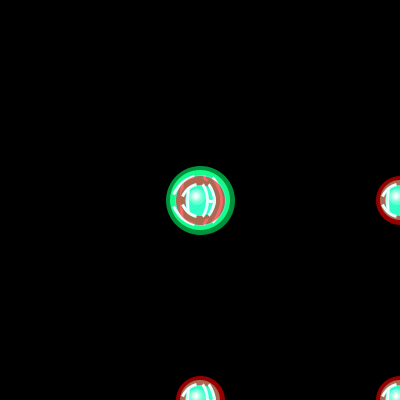
Frame 1 (no input)
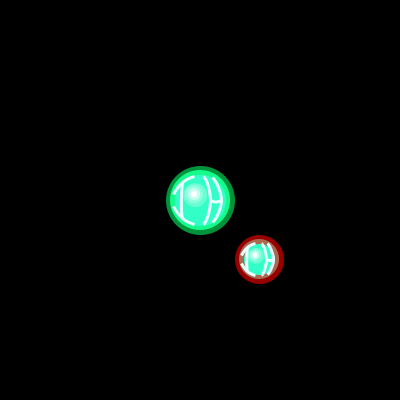
Frame 60 (the mouse pressed at the canvas centre just before this capture)
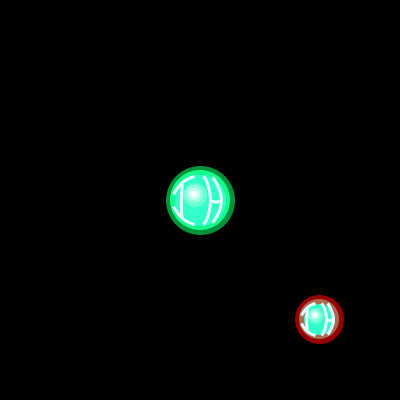
Frame 120 (the mouse held since frame 60 and released just before this capture)

The Processing sketch that drew these frames (run headless with seeded random() and noise(); from frame 60 on, the mouse is pressed at the canvas centre):

// Processing sketch: processing_70910
// ── processing_70910.pde

//Isla Hansen ihansen@andrew.cmu.edu
//copyright 2012
//homework 6 - initials function 
//with horizontal / vertical wrap & bounce


//Drag (click/hold & move) the mouse to change the colors
//of "players" / initials.
//Press and hold the CONTROL key to change the size of the
//"players" / initials. You will have to watch them grow,
//before they "pop" to become small again.
//Click the RIGHT arrow to wrap the controllable (initially
//larger) set of initials horizontally.
//Click the DOWN arrow to wrap the controllable
// set of initials vertically.
//Click the LEFT arrow to wrap the controllable
//set of initials horizontally.
//Click the UP arrow to wrap the controllable
//set of initials vertically.
//Press the ENTER key to increase the speed of your green player.
//Press the BACKSPACE key to decrease the speed of your green player.
//Press TAB to randomize the location of the red bouncers.
//Press DELETE to randomize the speed of the red bouncers.
 


float x,y,w,h,x2,y2,x3,y3,redSpeedX,redSpeedY,blueSpeedX,blueSpeedY;
color c1, c2, c3, c4, c5, c6, c7,c8,c9,c10,c11,c12,haloA,haloB;

void setup()
{

size(400,400);
c1= color(50,255,200);
c2= color(105,255,210);
c3= color(145,255,225);
c4= color(200,255,240);
c5= color(255,255,255);
c6= color(230,255,255);
c7=color(random(255), random(255), random(255));
c8=color(random(255), random(255), random(255));
c9=color(random(255), random(255), random(255));
c10=color(random(255), random(255), random(255));
c11=color(random(255), random(255), random(255));
c12=color(random(255), random(255), random(255));
haloA=color(0,250,100,150);
haloB=color(255,0,0,150);
x=width*.5;
y=height*.5;
x2=x;
y2=y;
x3=x;
y3=y;
redSpeedX=1;
redSpeedY=1;
blueSpeedX=1;
blueSpeedY=1;
w=200;
h=200;





}

void draw()
{
background(0);
initials (x, y, .3 *w, .3*h, haloA);
initials (x2, y2, .2*w, .2*h, haloB);
initials (x2+w, y2+h, .2*w, .2*h,haloB);
initials (x2+w, y2, .2*w, .2*h,haloB);
initials (x2, y2+h, .2*w, .2*h,haloB);
wrapInitials();
bounceInitials();

}

//Here is the function to draw the "initial" balls.

void initials (float x, float y, float w, float h, color halo)

{
  smooth();

strokeCap(SQUARE);
 
stroke(halo);
strokeWeight(9);
fill(c1);
ellipse(x,y,w,h);

noStroke(); 
fill(c2);
ellipse(x-(.08*w),y-(.08*h),w*.4,h*.4);
 
fill(c3);
ellipse(x-(.1*w),y-(.1*h),w*.3,h*.3);
 
fill(c4);
ellipse(x-(.1*w),y-(.1*h),w*.2,h*.2);
 
fill(c5);
ellipse(x-(.1*w),y-(.1*h),w*.1,h*.1);
 
 
noFill();
stroke(c6);
strokeWeight(3);
 
//top of i
beginShape();
curveVertex(x+(.1*w),y-(.4*h));
curveVertex(x-(.1*w),y-(.4*h));
curveVertex(x-(.3*w),y-(.3*h));
curveVertex(x-(.45*w),y-(.1*h));
curveVertex(x-(.5*w),y+(.1*h));
endShape();
 
//bottom of i
beginShape();
curveVertex(x+(.1*w),y+(.4*h));
curveVertex(x-(.1*w),y+(.4*h));
curveVertex(x-(.3*w),y+(.3*h));
curveVertex(x-(.45*w),y+(.1*h));
curveVertex(x-(.5*w),y-(.1*h));
endShape();
 
//i vertical
beginShape();
curveVertex(x-(.2*w),y-(.4*h));
curveVertex(x-(.3*w),y-(.3*h));
curveVertex(x-(.3*w),y+(.3*h));
curveVertex(x-(.1*w),y+(.4*h));
endShape();
 
//h outside curve
beginShape();
curveVertex(x,y-(.3*h));
curveVertex(x+(.2*w),y-(.38*h));
curveVertex(x+(.36*w),y);
curveVertex(x+(.2*w),y+(.38*h));
curveVertex(x,y+(.3*h));
endShape();
 
//h inside curve
beginShape();
curveVertex(x-(.2*w),y-(.3*h));
curveVertex(x+(.05*w),y-(.40*h));
curveVertex(x+(.18*w),y);
curveVertex(x+(.05*w),y+(.40*h));
curveVertex(x-(.2*w),y+(.3*h));
endShape();
 
//h horizontal curve
beginShape();
curveVertex(x+(.7*w),y-(.2*h));
curveVertex(x+(.36*w),y);
curveVertex(x+(.18*w),y);
curveVertex(x-(.1*w),y-(.2*h));
endShape();



}

// this is a function to wrap
//the movement of one set of initials in both
//horizontal and vertical directions
//using the RIGHT/LEFT and DOWN/UP arrows, respectively.

void wrapInitials()
{
  if(keyCode == RIGHT)
  {
    x3=0;
    x=x+blueSpeedX;
    if (x>width)
    {x=x3+blueSpeedX;}
}
  if(keyCode == DOWN)
  {
    y3=0;
    y=y+blueSpeedY;
    if (y>height)
    {y=y3+blueSpeedY;}
  }
  if(keyCode == LEFT)
  {
    x=x-blueSpeedX;
    if (x<0)
    {
      x=width-blueSpeedX;
    }
  }
  if (keyCode==UP)
  {
    y=y-blueSpeedY;
    if(y<0)
    {
      y=height-blueSpeedY;
    }
  }
  
}

//This is a function to bounce the 4 "red" balls or
//secondary sets of initials either vertically
//or horizontally (in this case, both: diagonally)
void bounceInitials()
{
    x2=x2+redSpeedX;
    if (x2>width || x2<0)
   {
      redSpeedX = -redSpeedX;
   }
   y2=y2+redSpeedY;
    if (y2>height || y2<0)
  {
    redSpeedY=-redSpeedY;
    }
  }
 
 
 
 //this function allows you to personalize the color of your characters,
 // though the moveable / controllable initial ball with remain halo'd
 //in green, and the red bouncing initial balls will remain halo'd
 //in red.
void mouseDragged()
{
      c1=c7*mouseX;
      c2=c8*mouseY;
      c3=c9*mouseX;
      c4=c10*mouseY;
      c5=c11*mouseX;
      c6=c12*mouseY;
     
    }

//this function outlines that the CONTROL key will
//change the size of the balls, the ENTER key will 
//increase the speed of the green ball, the BACKSPACE
//key will decrease the speed of the green ball, the
// TAB key will randomize the location of the red balls,
// and the DELETE key will randomize the speed of
//the red balls. 
   
void keyPressed()
{
  if (key == CODED) {
    if (keyCode == CONTROL) {
      // GROW / change size
      w = w + 5;
      h = h + 5;
      if (w > 400){
        w = 5;
      }
      if (h > 400) {
        h = 5;

      }}}
   if (key == ENTER)
  { //speed up
  blueSpeedX=blueSpeedX+1;
  blueSpeedY=blueSpeedY+1;
  }
  if (key == BACKSPACE)
 { // slow down
 blueSpeedX=blueSpeedX-1;
 blueSpeedY=blueSpeedY-1;
   if (blueSpeedX<=0)
   {blueSpeedX=1;}
   if(blueSpeedY<=0)
   {blueSpeedY=1;}

 } 
if (key == TAB)
{x2=random(width);
y2=random(height);
}

if(key==DELETE)
{redSpeedX=random(10);
redSpeedY=random(10);
}

}
